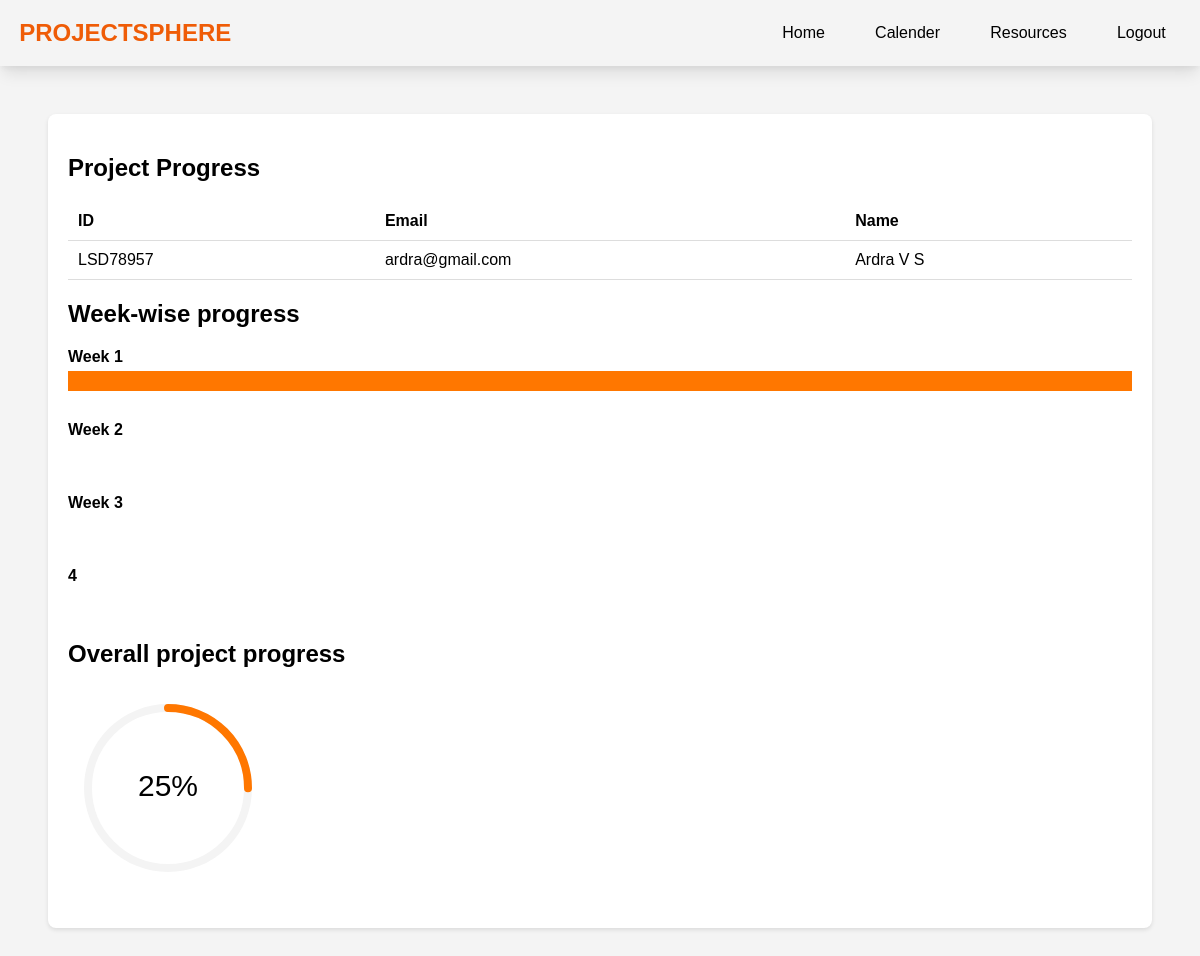
Screenshot of /student_progress (signed in) with the database file from the repository.
### app/models.py (models this page shows)
class RegisterProject(models.Model):
	user = models.ForeignKey(User, on_delete=models.CASCADE)
	student = models.ForeignKey(StudentReg, on_delete=models.CASCADE)
	teamName = models.CharField(max_length=128)
	projectTitle = models.CharField(max_length=128)
	teamHeadName = models.CharField(max_length=128)
	teamHeadId = models.CharField(max_length=128)
	username = models.CharField(max_length=128)
	teamMember1 = models.CharField(max_length=128)
	teamMember2 = models.CharField(max_length=128)
	teamMember3 = models.CharField(max_length=128)
	teamMember1Id = models.CharField(max_length=128)
	teamMember2Id = models.CharField(max_length=128)
	teamMember3Id = models.CharField(max_length=128)
	assign = models.CharField(max_length=128,null=True)
	guide = models.ForeignKey(GuideReg, on_delete=models.CASCADE,null=True)

class Calender(models.Model):
	week = models.CharField(max_length=128)
	submit = models.CharField(max_length=128)

### app/views.py (the view)
# urls.py: path('student_progress',views.student_progress,name='student_progress'),
def student_progress(request):
    val = StudentReg.objects.get(user=request.user)
    value = RegisterProject.objects.get(student=val)
    cal = Calender.objects.all()
    lis =[]
    n = 0
    m = 0
    for i in cal:
        n = n+1
        if Resource.objects.filter(project=value,calender=i).exists():
            lis.append(100)
            m=m+100
        else:
            lis.append(0)
    avg = m//n
    val = zip(cal, lis)
    dic = {
        'key':value,
        'ppp':val,
        'avg':avg,
        'key':value
    }
    return render(request,'student/student_progress.html',dic)

### app/templates/student/student_progress.html (shortened to what this page needs)
<!DOCTYPE html>
<html lang="en">
<head>
    <link rel="stylesheet" href="static/css/home.css">
    <link rel="stylesheet" href="static/css/student_progress.css">
</head>
<body>
  <nav class="navbar">
    <div class="logo">
        <a href="#">PROJECTSPHERE</a>
    </div>
    <ul class="nav-links">
        <li><a href="student_home">Home</a></li>
        <li><a href="view_calender">Calender</a></li>
        <li><a href="submit_resource">Resources</a></li>
        <li><a href="logout_view">Logout</a></li>
    </ul>
  </nav>
    <div class="container">
        <h2>Project Progress</h2>
        <table>
            <thead>
                <tr>
                    <th>ID</th>
                    <th>Email</th>
                    <th>Name</th>
                </tr>
            </thead>
            <tbody>
                <tr>
                    <td>{{key.teamHeadId}}</td>
                    <td>{{key.user.email}}</td>
                    <td>{{key.teamHeadName}}</td>
                </tr>
            </tbody>
        </table>
        <h2>Week-wise progress</h2>
        {% for i,j in ppp %}
        <div class="week-progress">
            <div class="week-label">{{i.week}}</div>
            <div class="gantt-container">
                <div class="gantt-bar" style="width: {{j}}%;"><span></span></div>
            </div>
        </div>
        {% endfor %}
        <h2 >Overall project progress</h2>
        <div class="pie-chart-container">
        </div>
    </div>
</body>
</html>

### app/static/css/home.css (style rules this page uses)
body { margin: 0; font-family: Arial, sans-serif; }
a { text-decoration: none; color: #fff; }
.navbar { display: flex; justify-content: space-between; align-items: center; color: black; padding: 1.2rem; box-shadow: rgba(0, 0, 0, 0.1) 0px 10px 15px -3px, rgba(0, 0, 0, 0.05) 0px 4px 6px -2px; }
.navbar .logo a { color: #ef5c07; text-decoration: none; font-size: 1.5rem; font-weight: bold; }
.nav-links { list-style-type: none; margin: 0; padding: 0; display: flex; gap: 2.2rem; }
.nav-links li { margin-right: 15px; }
.nav-links li a { color: black; text-decoration: none; transition: color 0.3s ease; }
body { margin: 0; font-family: Arial, sans-serif; background-color: #f9f9f9; }
body { margin: 0; font-family: 'Segoe UI', sans-serif; background-color: #f9f9f9; }
.container { max-width: 1200px; margin: 20px auto; padding: 0 20px; }

### app/static/css/student_progress.css (style rules this page uses)
body { font-family: Arial, sans-serif; margin: 0; background-color: #f4f4f4; }
.container { max-width: 1200px; margin: auto; background-color: #fff; padding: 20px; border-radius: 8px; margin: 3rem; box-shadow: 0 2px 4px rgba(0, 0, 0, 0.1); }
a { text-decoration: none; color: #fff; }
h2 { margin-bottom: 20px; }
table { width: 100%; border-collapse: collapse; margin-bottom: 20px; }
th, td { padding: 10px; text-align: left; border-bottom: 1px solid #ddd; }
.gantt-container { width: 100%; overflow-x: auto; margin-bottom: 20px; }
.gantt-bar { height: 20px; margin-bottom: 10px; background-color: #ff7700; }
.gantt-bar span { display: block; height: 100%; background-color: #ff7700; }
.pie-chart-container { width: 100%; display: flex; justify-content: center; margin-bottom: 20px; }
.week-progress { margin-bottom: 10px; }
.week-label { font-weight: bold; margin-bottom: 5px; }
.pie-chart-container { width: 200px; height: 200px; position: relative; }

### rows the page displays
RegisterProject: teamHeadId "LSD78957", user.email "ardra@gmail.com", teamHeadName "Ardra V S"
Calender: week "Week 1", {{ j }} 100 (drawn)
Calender: week "Week 2"
Calender: week "Week 3"
Calender: week "4"
